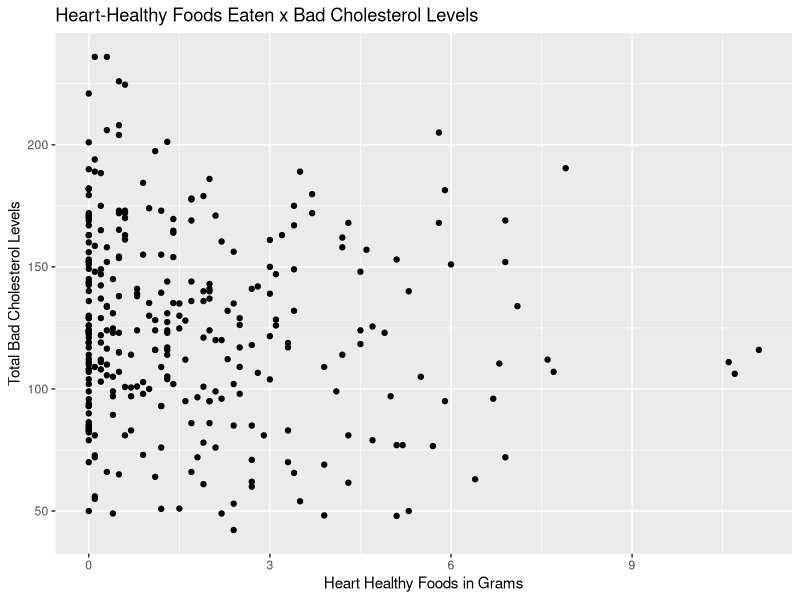

Write the R code that produced this figure.
## ---- chunk 1
knitr::opts_chunk$set(echo = TRUE)
## ---- chunk 2
library("dplyr")#needed so I can mutate with foods consumed with a total fruits and vegetables amount. 
library("tidyr")#since each observation is a row
library("ggplot2")#useful for my plotting of the data 
library("readxl")#needed to read the excel files 
suppressWarnings({ 
}) 
## ---- chunk 3
med_clinical_data <- read_excel("clinical_data.xlsx")
BMI <- med_clinical_data %>% 
  select(BMI) %>% 
  na.omit()
average_BMI <- summarize(BMI, average_BMI = mean(BMI))
## ---- chunk 4
food_data <- read_excel("food_grams.xls")

pasta_measurements <- c(2:11)
total_amounts<- food_data %>% 
  summarize(average_amount_pasta_eaten = mean(Pasta) )  #In grams
## ---- chunk 5
meat_measurements <- 47:164

total_amounts <- food_data %>% 
  mutate(average_amount_meat_eaten = rowMeans(select(., meat_measurements)))
average_meat <- total_amounts %>%
  summarize(average_meat_eaten = mean(average_amount_meat_eaten))
print(average_meat)
## ---- chunk 6
heart_healthy_food <- food_data %>%
  select(23) 
  
clinical_data <- read_excel("clinical_data.xlsx") 
total_bad_cholesteral <- clinical_data %>% 
  select(21) 

ng = aes(x = heart_healthy_food, y = total_bad_cholesteral)

heart_healthy_food <- as.numeric(unlist(heart_healthy_food))
total_bad_cholesteral <- as.numeric(unlist(total_bad_cholesteral))

heart_df <- data.frame(heart_healthy_food, total_bad_cholesteral) %>% 
  na.omit()


print(ggplot(data = heart_df) + 
  geom_point(mapping = aes(x = heart_healthy_food, y = total_bad_cholesteral)) +
  labs(x = "Heart Healthy Foods in Grams", y = "Total Bad Cholesterol Levels") +
  ggtitle("Heart-Healthy Foods Eaten x Bad Cholesterol Levels"))
